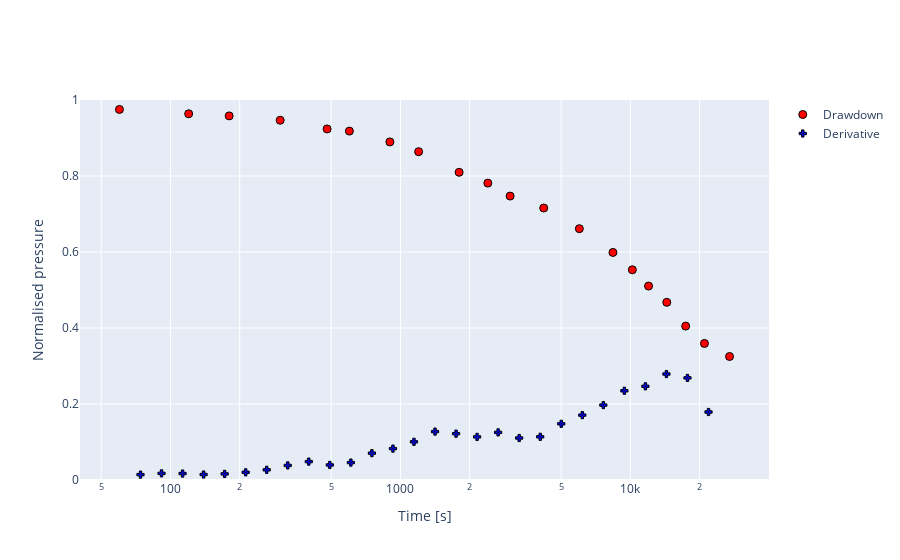

The code cell stored with this chart in its notebook:
### Markdown cell above
## Load the data

The data set for this example comes from the following reference: 

Batu, V., Aquifer Hydraulics: A Comprehensive Guide to Hydrogeologic, Data Analysis, John Wiley, New York, 1998. Example 13-2, Pages 689-692,
Example adapted from Neuzil (1982)

### Code cell
data = pd.read_csv('../data/nsl_ds1.txt', header=None, sep="\t",names=['t','s'], dtype={'t': 'float64', 's': 'float64'})
test = ht.preprocessing(data)
test.norm_plot(maximum_value=1, initial_value=0)

### Figure 1 — Plotly figure (JSON) as saved in the notebook; plotly's stock layout.template omitted (floating-point values rounded to 4 significant figures)
{"data": [{"marker": {"color": "Red", "line": {"color": "Black", "width": 1}, "size": 8}, "mode": "markers", "name": "Drawdown", "type": "scatter", "visible": true, "x": [60, 120, 180, 300, 480, 600, 900, 1200, 1800, 2400, 3000, 4200, 6000, 8400, 10200, 12000, 14400, 17400, 21000, 27000], "y": [0.9752, 0.9637, 0.9582, 0.9468, 0.9238, 0.9181, 0.8897, 0.864, 0.8097, 0.7813, 0.7471, 0.7157, 0.6614, 0.5989, 0.5532, 0.5104, 0.4675, 0.405, 0.3594, 0.325]}, {"marker": {"color": "Blue", "line": {"color": "Black", "width": 1}, "size": 6, "symbol": 203}, "mode": "markers", "name": "Derivative", "type": "scatter", "visible": true, "x": [74.07, 91.44, 112.9, 139.4, 172.0, 212.4, 262.2, 323.6, 399.5, 493.2, 608.9, 751.7, 927.9, 1146.0, 1414.0, 1746.0, 2155.0, 2661.0, 3284.0, 4055.0, 5005.0, 6179.0, 7628.0, 9417.0, 11630.0, 14350.0, 17720.0, 21870.0], "y": [0.01414, 0.01746, 0.01704, 0.01447, 0.01608, 0.02021, 0.0268, 0.03836, 0.04837, 0.03961, 0.04587, 0.07062, 0.08261, 0.1005, 0.1274, 0.1219, 0.1135, 0.1253, 0.1105, 0.1137, 0.1479, 0.1707, 0.1971, 0.2348, 0.2466, 0.2789, 0.2687, 0.179]}], "layout": {"autosize": true, "xaxis": {"autorange": true, "range": [1.615, 4.595], "title": {"text": "Time [s]"}, "type": "log"}, "yaxis": {"range": [0, 1], "title": {"text": "Normalised pressure"}, "type": "linear"}}}
